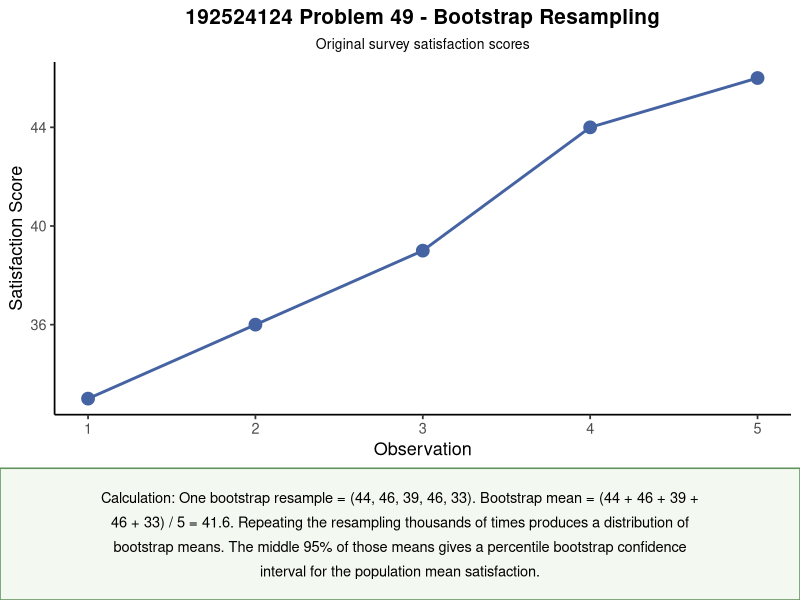

Reproduce this figure in R.
# ============================================================
# Problem 49 - Bootstrap Resampling
# ============================================================

library(ggplot2)
library(grid)
library(gridExtra)

sample_data <- c(
  33,
  36,
  39,
  44,
  46
)

# One fixed bootstrap resample
bootstrap_sample <- c(
  44,
  46,
  39,
  46,
  33
)

bootstrap_mean <- mean(bootstrap_sample)

# Plot original sample
plot_data <- data.frame(
  Observation = 1:5,
  Satisfaction = sample_data
)

bootstrap_plot <- ggplot(
  plot_data,
  aes(
    x = Observation,
    y = Satisfaction
  )
) +
  
  geom_point(
    color = "#4563A3",
    size = 4
  ) +
  
  geom_line(
    color = "#4563A3",
    linewidth = 1
  ) +
  
  scale_x_continuous(
    breaks = 1:5
  ) +
  
  labs(
    title = "192524124 Problem 49 - Bootstrap Resampling",
    subtitle = "Original survey satisfaction scores",
    x = "Observation",
    y = "Satisfaction Score"
  ) +
  
  theme_classic(base_size = 13) +
  
  theme(
    plot.title = element_text(
      hjust = 0.5,
      face = "bold",
      size = 15
    ),
    
    plot.subtitle = element_text(
      hjust = 0.5,
      size = 10
    )
  )

interpretation <- paste(
  "Calculation: One bootstrap resample = (44, 46, 39, 46, 33).",
  "Bootstrap mean = (44 + 46 + 39 + 46 + 33) / 5 = 41.6.",
  "Repeating the resampling thousands of times produces a distribution",
  "of bootstrap means. The middle 95% of those means gives a percentile",
  "bootstrap confidence interval for the population mean satisfaction."
)

wrapped_text <- paste(
  strwrap(
    interpretation,
    width = 95
  ),
  collapse = "\n"
)

interpretation_text <- textGrob(
  wrapped_text,
  x = unit(0.5, "npc"),
  y = unit(0.5, "npc"),
  hjust = 0.5,
  vjust = 0.5,
  gp = gpar(
    fontsize = 10.5,
    lineheight = 1.4
  )
)

interpretation_box <- grobTree(
  rectGrob(
    gp = gpar(
      fill = "#F3F8F0",
      col = "#62935D",
      lwd = 1.5
    )
  ),
  interpretation_text
)

grid.newpage()

grid.arrange(
  bootstrap_plot,
  interpretation_box,
  ncol = 1,
  heights = unit.c(
    unit(1, "null"),
    grobHeight(interpretation_text) + unit(12, "mm")
  )
)
